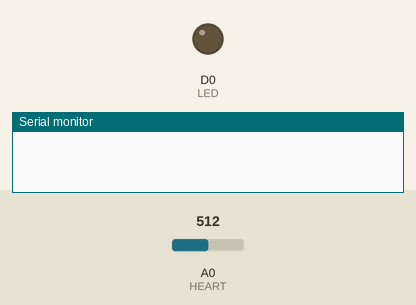
Recording of a sketch running on a simulated ESP8266 (NodeMCU). Shown: output pins drawn as LEDs (lit = HIGH), the last lines printed to the serial monitor. The inputs (shaded band) are chosen by the test bench; at power-on: A0 (HEART) = 512. WiFi joins after 1.5 s; servers stay silent unless stated.

Above: at 0.1 s.
At 1.3 s:
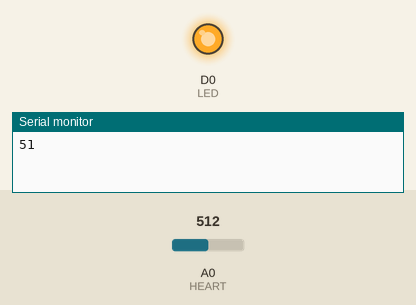
Timing chart, 0 to 3.2 s (numbered marks = the images above):
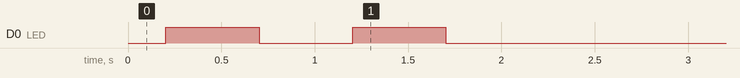

The sketch:

heart_rate.ino
```cpp
#include <ThingSpeak.h>
#include <ESP8266WiFi.h>
#define LED D0
const char *ssid="vashika'lap";
const char *pass="vashikapooj";
const char* server ="api.thingspeak.com";
WiFiClient client;
unsigned long myChannelNumber=2349345;
const char * myWriteAPIKey= "J8PEEQP7UOQKL38J";
int B;
const int HEART=A0;

int heartBeat;
double alpha=0.75;
int period = 20;
double refresh=0.0;
float temperature_c;

void setup()
{
  heart_beat();
  Serial.println(heartBeat);
  pinMode(LED,OUTPUT);
  WiFi.begin(ssid,pass);
  while(WiFi.status()!=WL_CONNECTED)
  {
    digitalWrite(LED,1);
    delay(500);
    digitalWrite(LED,0);
    delay(500);
  }
  Serial.println("Wifi Connected");
  ThingSpeak.begin(client);
}
void loop()
{
  heart_beat();
  Serial.print(heartBeat);
  ThingSpeak.setField(1,heartBeat);
  ThingSpeak.setField(2,B);
  ThingSpeak.writeFields(myChannelNumber,myWriteAPIKey);
  delay(15000);
  B++;
}
void heart_beat()
{
  static double oldValue=0;
  static double oldrefresh=0;
  int beat=analogRead(HEART);
  double value=alpha*oldValue+(0-alpha)*beat;
  refresh=value-oldValue;
  heartBeat=beat/10;
  oldValue=value;
  oldrefresh=refresh;
  delay(period*10);

}
```
